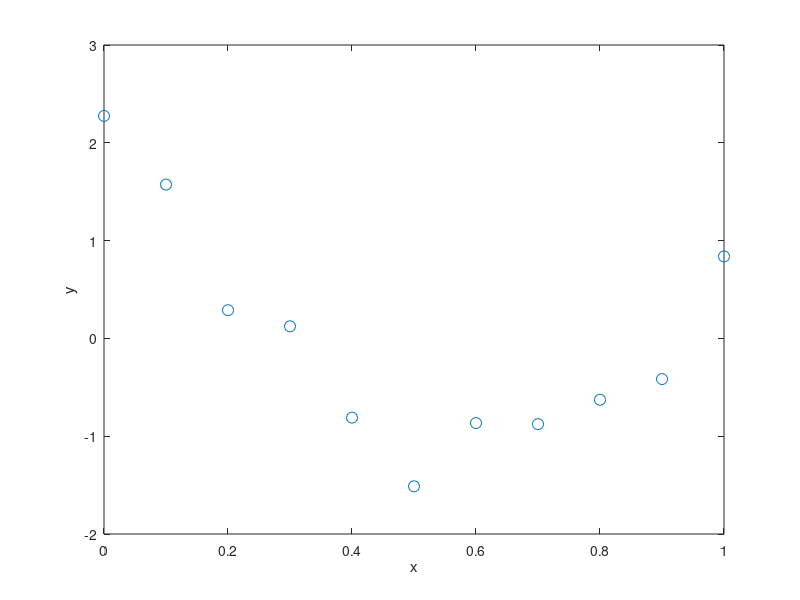

The MATLAB script that drew this image:
function [X,Y] = loadFittingDataP2(ifPlotData)

if nargin < 1
    ifPlotData = 1;
end

data = importdata('curvefittingp2.txt');

X = data(1,:); Y = data(2,:);

if ifPlotData,
    figure;
    plot(X, Y, 'o', 'MarkerSize', 8);
    xlabel('x'); ylabel('y');
end